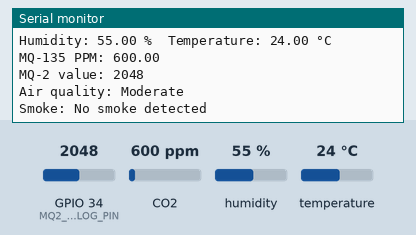
This sketch was run on a simulated ESP32. Shown: the last lines printed to the serial monitor. The inputs (shaded band) are chosen by the test bench; at power-on: GPIO 34 (MQ2_ANALOG_PIN) = 2048, CO2 600 ppm, humidity 55 %, temperature 24 °C. WiFi joins after 1.5 s; servers stay silent unless stated.

Above: at 5.0 s.
5.1 s: GPIO 34 (MQ2_ANALOG_PIN) set to 772
At 6.5 s:
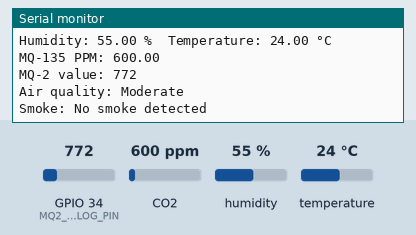
7.2 s: GPIO 34 (MQ2_ANALOG_PIN) set to 651
At 9.3 s:
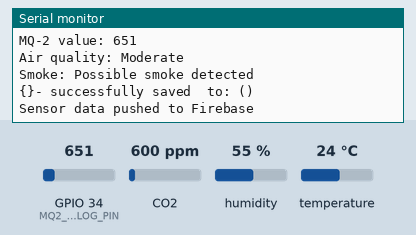
19.5 s: GPIO 34 (MQ2_ANALOG_PIN) set to 536
At 20.2 s:
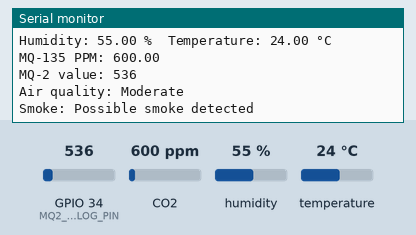
21.6 s: GPIO 34 (MQ2_ANALOG_PIN) set to 464
At 23.3 s:
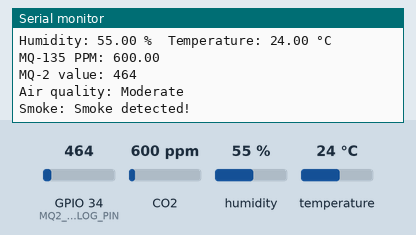
Timing chart, 0 to 24.8 s (numbered marks = the images above; inputs shaded):
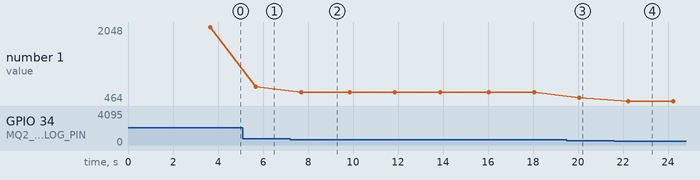

Measured:
- the behaviour switches between 700 and 699 on GPIO 34 (MQ2_ANALOG_PIN) (found by bisection; images 1 and 2)
- the behaviour switches between 501 and 500 on GPIO 34 (MQ2_ANALOG_PIN) (found by bisection; images 3 and 4)
- after the input at 5.1 s, the serial monitor: prints a new line after 0.58 s (image 1)
- after the input at 7.2 s, the serial monitor: prints a new line after 0.49 s (image 2)
- after the input at 19.5 s, the serial monitor: prints a new line after 0.56 s (image 3)
- after the input at 21.6 s, the serial monitor: prints a new line after 0.63 s (image 4)
- plotted number 1: 2048 → 772 after the input at 5.1 s, 772 → 651 after the input at 7.2 s, 651 → 536 after the input at 19.5 s, 536 → 464 after the input at 21.6 s

The sketch:

IOT.ino
```cpp
  #include <DHT.h>
  #include "MQ135.h"
  #include <WiFi.h>
  #include <Firebase_ESP_Client.h>
  #include "addons/TokenHelper.h"
  #include "addons/RTDBHelper.h"

  #define WIFI_SSID "Ayoubi "
  #define WIFI_PASSWORD "81239192$$ "
  #define API_KEY "AIzaSyDPRwvbtTPWoZoMuZiXMwePaJHsbIuwzf8"
  #define DATABASE_URL "https://clever-karma-152f3-default-rtdb.europe-west1.firebasedatabase.app/"

  #define DHTPIN 15
  #define DHTTYPE DHT22

  #define MQ135_ANALOG_PIN 33
  #define MQ2_ANALOG_PIN 34

  FirebaseData fbdo;
  FirebaseAuth auth;
  FirebaseConfig config;

  unsigned long sendDataPrevMillis = 0;
  bool signupOK= false;


  DHT dht(DHTPIN, DHTTYPE);
  MQ135 gasSensor = MQ135(MQ135_ANALOG_PIN);

  void setup() {
    Serial.begin(115200);
    WiFi.begin(WIFI_SSID,WIFI_PASSWORD);
    Serial.print("Connecting to Wifi");
    while(WiFi.status() != WL_CONNECTED){
      Serial.print(".");delay(300);
    }
    Serial.println();
    Serial.print("Connected with IP: ");
    Serial.println(WiFi.localIP());
    Serial.println();

    config.api_key=API_KEY;
    config.database_url=DATABASE_URL;
    if(Firebase.signUp(&config, &auth,"","")){
      Serial.println("signUp OK");
      signupOK=true;
    }else{
      Serial.printf("%s\n", config.signer.signupError.message.c_str());
    }
    config.token_status_callback=tokenStatusCallback;
    Firebase.begin(&config, &auth);
    Firebase.reconnectNetwork(true);
    dht.begin();
  }

  void loop() {
    if (Firebase.ready() && signupOK && (millis() - sendDataPrevMillis > 5000 || sendDataPrevMillis == 0)) {
      sendDataPrevMillis = millis();

      float humidity = dht.readHumidity();
      float temperature = dht.readTemperature();
      float rzero = gasSensor.getRZero();
      float ppm = gasSensor.getPPM();
      int mq2Value = analogRead(MQ2_ANALOG_PIN);

      FirebaseJson jsonData;
      jsonData.set("humidity", humidity);
      jsonData.set("temperature", temperature);
      jsonData.set("ppm", ppm);
      jsonData.set("mq2Value", mq2Value);

      if(Firebase.RTDB.setJSON(&fbdo, "/sensorData", &jsonData)){
        Serial.print(jsonData.raw());
        Serial.print("- successfully saved  to:" + fbdo.dataPath());
        Serial.println(" (" +fbdo.dataType() + ")");
      }else{
        Serial.println("FAILED: "+ fbdo.errorReason());
      }


      Serial.println("Sensor data pushed to Firebase");
    }

    delay(2000);

      float humidity = dht.readHumidity();
      float temperature = dht.readTemperature();
      float rzero = gasSensor.getRZero();
      float ppm = gasSensor.getPPM();
      int mq2Value = analogRead(MQ2_ANALOG_PIN);
    if (isnan(humidity) || isnan(temperature)) {
      Serial.println("Failed to read from DHT sensor!");
      return;
    }


    Serial.print("Humidity: ");
    Serial.print(humidity);
    Serial.print(" %\t");
    Serial.print("Temperature: ");
    Serial.print(temperature);
    Serial.println(" °C");


    Serial.print("MQ-135 PPM: ");
    Serial.println(ppm);
    Serial.print("MQ-2 value: ");
    Serial.println(mq2Value);

    const float goodThreshold = 400.0;
    const float moderateThreshold = 1000.0;
    const float poorThreshold = 2000.0;
    const float veryPoorThreshold = 5000.0;

    if (ppm <= goodThreshold) {
      Serial.println("Air quality: Good");
    } else if (ppm <= moderateThreshold) {
      Serial.println("Air quality: Moderate");
    } else if (ppm <= poorThreshold) {
      Serial.println("Air quality: Poor");
    } else if (ppm <= veryPoorThreshold) {
      Serial.println("Air quality: Very Poor");
    } else {
      Serial.println("Air quality: Hazardous");
    }

    const int cleanAirValue = 700;
    const int smokeDetectedValue = 500;

    if (mq2Value >= cleanAirValue) {
      Serial.println("Smoke: No smoke detected");
    } else if (mq2Value <= smokeDetectedValue) {
      Serial.println("Smoke: Smoke detected!");
    } else {
      Serial.println("Smoke: Possible smoke detected");
    }

  }
```
